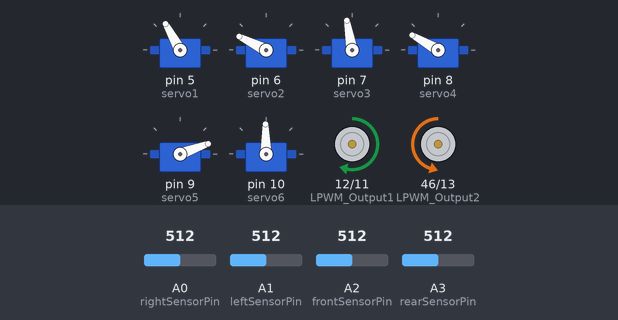
Bench run of a sketch on a simulated Arduino Mega 2560, built with avr-gcc and run on an emulated ATmega2560. Parts: 6 × servo, motor-driver pin pairs drawn as motors (green arrow = first pin HIGH = forward, orange = second pin HIGH = backward, longer = more drive). Inputs (shaded band) come from the test bench; at power-on: A1 (leftSensorPin) = 512, A2 (frontSensorPin) = 512, A0 (rightSensorPin) = 512, A3 (rearSensorPin) = 512.

Above: at 6.3 s.
6.4 s: A1 (leftSensorPin) set to 143
At 7.8 s:
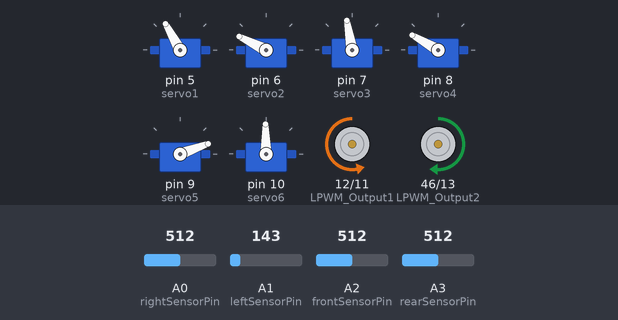
8.9 s: A2 (frontSensorPin) set to 219
10.4 s: A2 (frontSensorPin) set to 187
At 11.6 s:
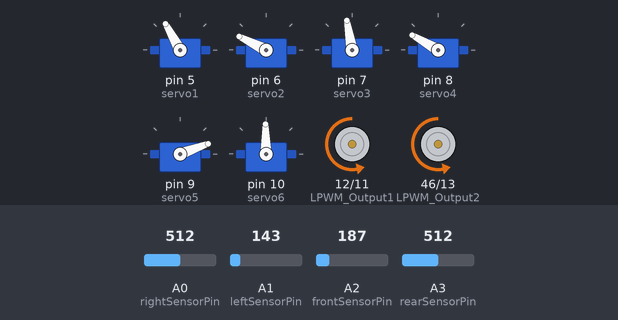
13.4 s: A0 (rightSensorPin) set to 143
At 14.6 s:
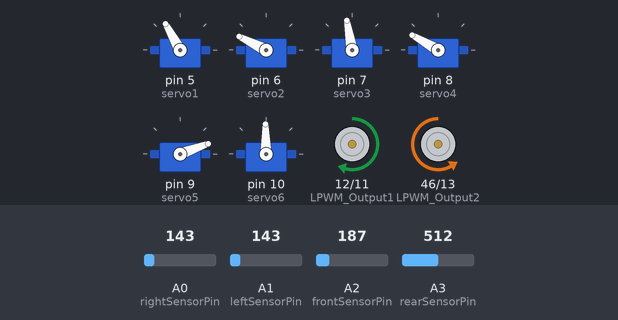
14.9 s: A0 (rightSensorPin) set to 306
At 15.6 s:
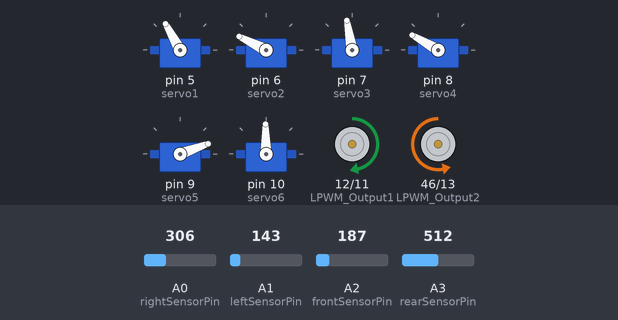
16.4 s: A0 (rightSensorPin) set to 30
At 17.8 s:
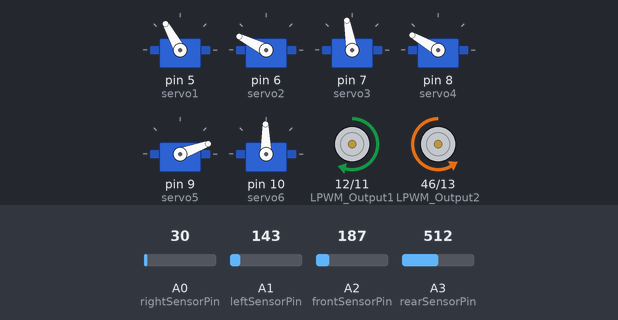
Timing chart, 0 to 18.9 s (numbered marks = the images above; inputs shaded):
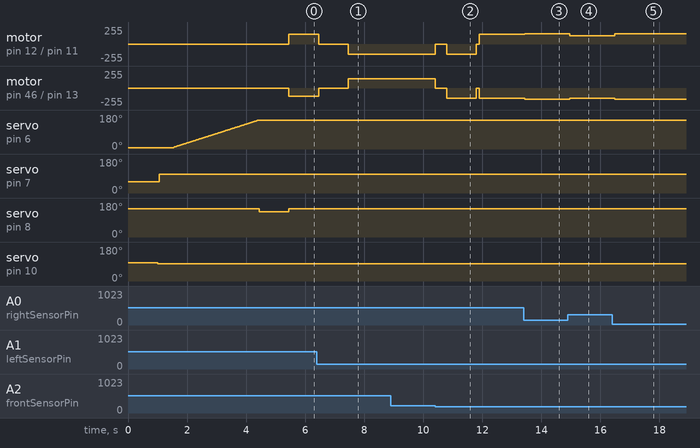

Measured:
- the behaviour switches between 204 and 203 on A2 (frontSensorPin) (found by bisection; images 1 and 2)
- after the input at 6.4 s, motor on pin 12 (LPWM_Output1) / pin 11 (RPWM_Output1): forward 150/255 → stopped after 0.06 s, → backward 150/255 1.0 s later; motor on pin 46 (LPWM_Output2) / pin 13 (RPWM_Output2): backward 120/255 → stopped after 0.06 s, → forward 140/255 1.0 s later
- after the input at 8.9 s, every drawn part: stays the same
- after the input at 13.4 s, motor on pin 12 (LPWM_Output1) / pin 11 (RPWM_Output1): forward 150/255 → forward 155/255 at once; motor on pin 46 (LPWM_Output2) / pin 13 (RPWM_Output2): backward 150/255 → backward 170/255 at once
- after the input at 14.9 s, motor on pin 12 (LPWM_Output1) / pin 11 (RPWM_Output1): forward 155/255 → forward 125/255 after 0.06 s; motor on pin 46 (LPWM_Output2) / pin 13 (RPWM_Output2): backward 170/255 → backward 150/255 after 0.06 s
- after the input at 16.4 s, motor on pin 12 (LPWM_Output1) / pin 11 (RPWM_Output1): forward 125/255 → forward 155/255 after 0.09 s; motor on pin 46 (LPWM_Output2) / pin 13 (RPWM_Output2): backward 150/255 → backward 170/255 after 0.09 s

The sketch:

Main.ino
```cpp
#include <Servo.h>

//color sensors
#define S0 29
#define S1 30
#define S2 31
#define S3 32
#define sensorOut 3

int frequency = 0;

bool bucketHasRaisedForRamp = false;

// Create Servo objects
Servo servo1;
Servo servo2;
Servo servo3;
Servo servo4;
Servo servo5;
Servo servo6;

const int rightSensorPin = A0;   // Left distance sensor connected to analog pin A0
const int leftSensorPin = A1;  // Right distance sensor connected to analog pin A1
const int frontSensorPin = A2;  // Front distance sensor connected to analog pin A2
const int rearSensorPin = A3;

const float thresholdDistance = 21.5; // Threshold distance in cm
const float backUpThresholdDistance = 22.0;

// Define motor control pins
int RPWM_Output1 = 11;
int LPWM_Output1 = 12;
int RPWM_Output2 = 13; // Arduino PWM output pin 11; connect to IBT-2 pin 1 (RPWM)
int LPWM_Output2 = 46;

void setup() {

  Serial.begin(9600);

  // Initialize motor control pins as outputs
  pinMode(RPWM_Output1, OUTPUT);
  pinMode(LPWM_Output1, OUTPUT);
  pinMode(RPWM_Output2, OUTPUT);
  pinMode(LPWM_Output2, OUTPUT);

  // color sensors
  pinMode(S0, OUTPUT);
  pinMode(S1, OUTPUT);
  pinMode(S2, OUTPUT);
  pinMode(S3, OUTPUT);
  pinMode(sensorOut, INPUT);

  //color sensor frequency scaling to 20%
  digitalWrite(S0,HIGH);
  digitalWrite(S1,LOW);

  // Attach servos to the corresponding pins
  servo1.attach(5);  // Connect the first servo to digital pin 2
  servo2.attach(6);  // Connect the second servo to digital pin 3
  servo3.attach(7);  // ... and so on
  servo4.attach(8);
  servo5.attach(9);
  servo6.attach(10);
}

void loop() {

  servo1.write(119);
  servo2.write(6);
  servo3.write(60);
  servo4.write(150);
  servo5.write(20);
  servo6.write(96);
  //detectGreenLed();
delay(1000);
  testServo();
  delay(1000);
  servo4.write(150);

  while(true) {
    float leftDistance = readDistance(leftSensorPin);
    float rightDistance = readDistance(rightSensorPin);
    float frontDistance = readDistance(frontSensorPin);
    float rearDistance = readDistance(rearSensorPin);


    // if the rear distance is = 24 then we are raising the bucket slightly for the ramp
    // we only want to do this once so we will set bucketraise to true after it happens
    // if (rearDistance > 20 && bucketHasRaisedForRamp == false) {
    //   stopMotors();
    //   delay(1000);
    //   servo4.write(125);
    //   delay(2000);
    //   for (int i = 130; i <= 150; i++)
    //   {
    //     servo4.write(i);
    //     delay(40);
    //     moveForward();
    //   }
    //   bucketHasRaisedForRamp = true;
    // }

    if (frontDistance < thresholdDistance && leftDistance > 25) {
    // Stop
      stopMotors();
      delay (1000);

      while (frontDistance < 28){ // back up until sensor reads less than 28 cm
        backup();
        frontDistance = readDistance(frontSensorPin);
      }
    stopMotors();
    delay(400);
    turnLeft();
    delay(1000);
    while (frontDistance < backUpThresholdDistance){
      moveForward();
      frontDistance = readDistance(frontSensorPin);
    }
    stopMotors();
  }
  else if (leftDistance < thresholdDistance) {
    // Veer right
    veerRight();
  }
  else if (rightDistance < thresholdDistance) {
    // Veer left
    veerLeft();
  }
  else {
    // Move forward
    moveForward();
  }
  delay(100); // Adjust delay as needed
}

  }


void testServo() {
  servo1.write(119);
  servo2.write(6);
  servo3.write(60);
  servo4.write(150);
  servo6.write(91);
  delay(50);

  servo3.write(100);
  delay(500);
  for (int i = 10; i <= 153; i++) {
    servo2.write(i);
    delay(20);
  }
  servo4.write(135);

}

void MoveToFront() {
  servo1.write(119);
  servo3.write(100);
  delay(1000);
  servo2.write(150);
  servo4.write(140);
  servo6.write(0);
}


float readDistance(int pin) {
  int sensorValue = analogRead(pin);
  float voltage = sensorValue * (5.0 / 1023.0);
  float distance = 27.86 * pow(voltage, -1.15); // Convert voltage to distance
  return distance;
}

void backup() {
  analogWrite(RPWM_Output1, 150); // Full speed forward
  analogWrite(LPWM_Output1, 0);
  analogWrite(RPWM_Output2, 0); // Full speed forward
  analogWrite(LPWM_Output2, 140);
}
void moveForward() {
  analogWrite(RPWM_Output1, 0); // Full speed forward
  analogWrite(LPWM_Output1, 155);
  analogWrite(RPWM_Output2, 170); // Full speed forward
  analogWrite(LPWM_Output2, 0);
}

void stopMotors() {
  analogWrite(RPWM_Output1, 0); // Stop
  analogWrite(LPWM_Output1, 0);
  analogWrite(RPWM_Output2, 0); // Stop
  analogWrite(LPWM_Output2, 0);
}

void veerRight() {
  analogWrite(RPWM_Output1, 0); // Right motor forward
  analogWrite(LPWM_Output1, 150);
  analogWrite(RPWM_Output2, 120); // Left motor stop or reverse if needed
  analogWrite(LPWM_Output2, 0);
}

void veerLeft() {
  analogWrite(RPWM_Output1, 0); // Right motor stop or reverse if needed
  analogWrite(LPWM_Output1, 125);
  analogWrite(RPWM_Output2, 150); // Left motor forward
  analogWrite(LPWM_Output2, 0);
}

void turnLeft() {
  analogWrite(RPWM_Output1, 140); // Right motor stop or reverse if needed
  analogWrite(LPWM_Output1, 0);
  analogWrite(RPWM_Output2, 150); // Left motor forward
  analogWrite(LPWM_Output2, 0);
}
void detectGreenLed() {
  bool canStart = false;
  while(!canStart){
    // set scaling to 20% in startup (may have to tweak this code at comp)
    // Setting Green filtered photodiodes to be read
    digitalWrite(S2,HIGH);
    digitalWrite(S3,HIGH);
    // Reading the output frequency
    frequency = pulseIn(sensorOut, LOW);
      Serial.print(frequency);
      Serial.println("");
    delay(100);
    if (frequency < 100) {
      canStart = true;

    }
  }

}
```
